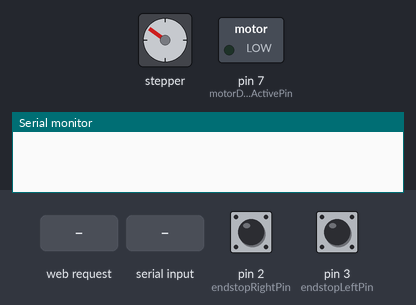
A sketch run on a simulated Arduino Uno, built for the host (arithmetic inside an expression is 32-bit, double 64-bit). On the bench: stepper motor, switched loads named in the sketch (green lamp = pin HIGH), the last lines printed to the serial monitor. Wiring (inferred from the names in the program): stepper motor driver (200 steps per turn assumed): step pin 5; direction pin 6. The inputs (shaded band) are chosen by the test bench; at power-on: pin 2 (endstopRightPin) HIGH, pin 3 (endstopLeftPin) HIGH. WiFi joins after 1.5 s; servers stay silent unless stated; pins used as bus, display or sensor lines are not drawn.

Above: at 0.8 s.
0.9 s: pin 2 (endstopRightPin) pulled LOW for 0.15 s
At 1.5 s:
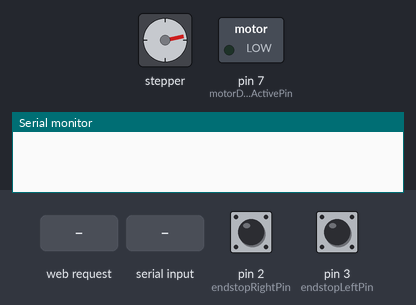
4.0 s: pin 3 (endstopLeftPin) pulled LOW for 0.15 s
At 5.1 s:
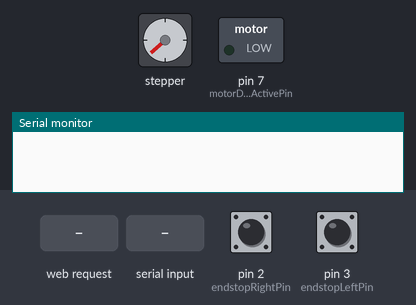
7.1 s: pin 2 (endstopRightPin) driven LOW and pin 3 (endstopLeftPin) driven LOW
10.1 s: HTTP request GET /speed received
12.2 s: "step\n" received over Serial
At 12.5 s:
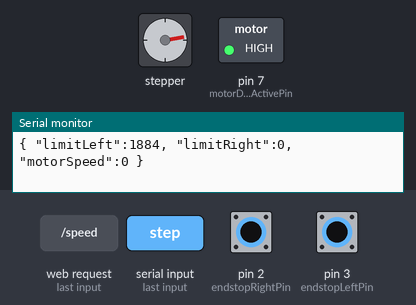
Timing chart, 0 to 14.7 s (numbered marks = the images above; inputs shaded):
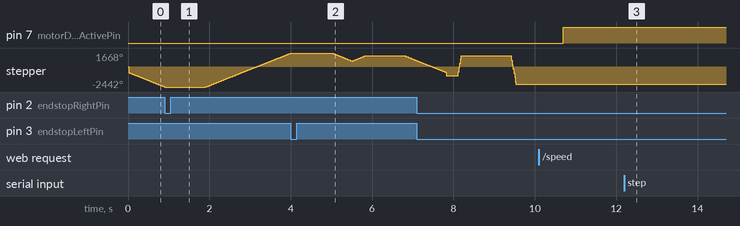

The sketch:

MotorControlWithEthernetTcp.ino
```cpp
#include <SPI.h>
#include <Ethernet.h>

// Enter a MAC address and IP address for your controller below.
// The IP address will be dependent on your local network:
byte mac[] = { 0x06, 0x47, 0x3B, 0xA8, 0xF0, 0x9B };
IPAddress ip(192, 168 ,184, 65); //<<< ENTER YOUR IP ADDRESS HERE!!!

enum movementDirections {
  MOVEMENT_LEFT,
  MOVEMENT_RIGHT
};

int motorDriverActivePin = 7;
int stepPin = 5;
int directionPin = 6;

//Endstop configuration
bool endstopEnable = true;
int endstopRightPin = 2;
int endstopLeftPin = 3;

unsigned int counter = 0;
int onTime = 0;

String command = "";
bool limitActive = true;
unsigned long limitRight = 0;
unsigned long limitLeft = 0;
int motorDirection = 0; //0 or 1 rotates the motor direction

#define RAMP_STEPS 256
#define TIMERTICKS_PER_US 1

volatile unsigned int ramp[RAMP_STEPS];
volatile byte rampIndex = 0;
volatile int motorSpeed  = 0;
volatile unsigned long steps = 0;
volatile enum movementDirections movementDirection = MOVEMENT_RIGHT;
volatile enum movementDirections nextMovementDirection = MOVEMENT_RIGHT;

EthernetServer TcpServer = EthernetServer(23);
EthernetClient client;

void setup() {
  Serial.setTimeout(50);
  Serial.begin(115200);

  Ethernet.begin(mac, ip);
  TcpServer.begin();

  pinMode(motorDriverActivePin, OUTPUT); // Motor Driver Active
  pinMode(stepPin, OUTPUT); // Motor Step
  pinMode(directionPin, OUTPUT); // Motor Direction
  pinMode(endstopRightPin, INPUT); // Endstop

  digitalWrite(directionPin, motorDirection);
  digitalWrite(motorDriverActivePin, LOW);

  //https://www.heise.de/developer/artikel/Timer-Counter-und-Interrupts-3273309.html
  noInterrupts();           // disable all interrupts
  TCCR1A = 0;               // set entire TCCR1A register to 0
  TCCR1B = 0;               // set entire TCCR1B register to 0

  TCNT1 = 65534;

  //TCCR1B |= (1 << CS10);    // 4.1ms (No Prescale)
  TCCR1B |= (1 << CS11);    // 32.8ms (Prescale = 8)
  //TCCR1B |= (1 << CS12);    // 1049.6ms (Prescale = 256)

  TIMSK1 |= (1 << TOIE1);   // enable Timer1 overflow interrupt
  interrupts();             // enable all interrupts

  //caculateAccel(3000, 1, 0.6);
  //US-17HS4401S
  caculateAccel(1600, 1, 0.25);
  //caculateAccel(1500, 1, 0.6);
  //caculateAccel(300, 1, 0.2);

  //17HS13-0404S + A4988
  //caculateAccel(100, 200, 0.05);

  initialize();
  trinamicAutomaticTuning();
}

void caculateAccel(int startDelay, int angle, float acceleration) {
  float c0 = startDelay * sqrt(2 * angle / acceleration) * 0.67703; // in us
  ramp[0] = c0 * TIMERTICKS_PER_US;
  float d = 0;
  float lastDelay = c0;

  for (int i = 1; i < RAMP_STEPS; i++) {
    d = lastDelay - (2 * lastDelay) / (4 * i + 1);
    ramp[i] = d * TIMERTICKS_PER_US;
    lastDelay = d;
  }
}

ISR(TIMER1_OVF_vect) {
  TCNT1 = 65536;

  if (rampIndex > 0) {
    onTime = ramp[rampIndex];
    TCNT1 = 65536 - onTime;

    checkLeftLimit();
    checkRightLimit();
    if (rampIndex == 0) {
      return;
    }

    //http://profhof.com/arduino-port-manipulation/
    //https://www.peterbeard.co/blog/post/why-is-arduino-digitalwrite-so-slow/
    digitalWrite(stepPin, HIGH);
    digitalWrite(stepPin, LOW);

    //stepPin = 5
    //PORTD |= B00001000;
    //PORTD &= B11110111;
    //PORTD = B00001000;
    //PORTD = B00000000;

    if (movementDirection == MOVEMENT_LEFT) {
      steps++;
    } else {
      steps--;
    }
  }

  if (movementDirection != nextMovementDirection) {
    //Slow down motor for direction switch
    if (rampIndex > 0) {
      rampIndex--;
    } else {
      switchDirection();
    }
  } else {
    //Change motor motorSpeed to a new ramp position
    if (motorSpeed > rampIndex) {
      rampIndex++;
    } else if (motorSpeed < rampIndex) {
      rampIndex--;
    }
  }
}

void loop() {

  int limitLeft = checkLeftLimit();
  int limitRight = checkRightLimit();

  if (!client) {
    client = TcpServer.available();
  }

  if (client) {
    if (client.connected()) {

      if (client.available()) {
        char dst[4];
        dst[0] = client.read();
        dst[1] = client.read();
        dst[2] = client.read();
        dst[3] = client.read();
        int nextSpeed = String(dst).toInt();
        if (nextSpeed > 0) {
          Serial.println("MOVEMENT_RIGHT");
          Serial.println(nextSpeed);
          nextMovementDirection = MOVEMENT_RIGHT;
          motorSpeed = abs(nextSpeed);
        } else {
          Serial.println("MOVEMENT_LEFT");
          Serial.println(nextSpeed);
          nextMovementDirection = MOVEMENT_LEFT;
          motorSpeed = abs(nextSpeed);
        }
      }
    } else {
      client.stop();
    }
  }

  commandProcessing();
  checkEndstops();

  //if (counter == 20000) {
  if (counter == 250) {
    Serial.println((String)"{ \"limitLeft\":" + limitLeft +  ", \"limitRight\":" + limitRight + ", \"motorSpeed\":" + motorSpeed + " }");
    counter = 0;
  }

  if (counter == 100) {
    if (client) {
      client.println((String) limitLeft +  ";" + limitRight + ";" + motorSpeed);
    }
  }

  delayMicroseconds(50);
  counter++;
}

void initialize() {
  steps = 2147483647;

  if (endstopEnable) {

    //Disable Limits
    limitActive = false;

    //Drive to right end position
    for (int i = 1; i < 2000; i++) {
      motorSpeed = 1;
      if (digitalRead(endstopRightPin) == 0) {
        motorSpeed = 0;
        delay(1000);
        break;
      }
      delay(20);
    }
    motorSpeed = 0;
    limitRight = steps + 200;

    nextMovementDirection = MOVEMENT_LEFT;

    //Drive to left end position
    for (int i = 1; i < 2000; i++) {
      motorSpeed = 1;
      if (digitalRead(endstopLeftPin) == 0) {
        motorSpeed = 0;
        delay(1000);
        break;
      }
      delay(20);
    }
    motorSpeed = 0;
    limitLeft = steps - 200;

    //Activate limits
    limitActive = true;
  }

    //Move away from limit
  nextMovementDirection = MOVEMENT_RIGHT;
  motorSpeed = 1;
  delay(500);
  motorSpeed = 0;
}

void trinamicAutomaticTuning() {
  //Trinamic Automatic Tuning TMC2208
  for (int i = 1; i <= 2; i++) {
    nextMovementDirection = MOVEMENT_LEFT;
    motorSpeed = RAMP_STEPS - 1;
    delay(1000);
    motorSpeed = 0;
    delay(300); //standstill more than 130ms
    nextMovementDirection = MOVEMENT_RIGHT;
    motorSpeed = RAMP_STEPS - 1;
    delay(1000);
    motorSpeed = 0;
    delay(300); //standstill more than 130ms
  }
}

void checkEndstops() {
  if (endstopEnable) {
    if (digitalRead(endstopRightPin) == 0) {
      digitalWrite(motorDriverActivePin, HIGH);
    }

    if (digitalRead(endstopLeftPin) == 0) {
      digitalWrite(motorDriverActivePin, HIGH);
    }
  }
}

void commandProcessing() {
  if (Serial.available() > 0) {
    command = Serial.readStringUntil('\n');

    if (command.startsWith("speed")) {
      int nextSpeed = command.substring(6).toInt();

      //Check speed is higher as max
      if (abs(nextSpeed) > RAMP_STEPS) {
        motorSpeed = 0;
        return;
      }

      if (nextSpeed > 0) {
        nextMovementDirection = MOVEMENT_RIGHT;
      } else if (nextSpeed < 0) {
        nextMovementDirection = MOVEMENT_LEFT;
      }

      motorSpeed = abs(nextSpeed);
    }

    if (command.equals("enablemotordriver")) {
      digitalWrite(motorDriverActivePin, LOW);
      return;
    }

    if (command.equals("disablemotordriver")) {
      digitalWrite(motorDriverActivePin, HIGH);
      return;
    }

    if (command.equals("limitenable")) {
      limitActive = true;
      return;
    }

    if (command.equals("limitdisable")) {
      limitActive = false;
      return;
    }

    if (command.equals("setlimitleft")) {
      limitLeft = steps;
      return;
    }

    if (command.equals("setlimitright")) {
      limitRight = steps;
      return;
    }

    if (command.equals("step")) {
      digitalWrite(stepPin, HIGH);
      digitalWrite(stepPin, LOW);
      return;
    }

    if (command.equals("ramp")) {
      Serial.print((String)"{ ramp:[");
      for (int i = 0; i < RAMP_STEPS; i++)
      {
        Serial.print((String)"" + ramp[i] + ",");
      }
      Serial.println((String)"] }");
    }

    if (command.startsWith("setramp=")) {
      //setramp=0008000 -> rampIndex 0 -> 8000
      //setramp=0017000 -> rampIndex 1 -> 7000
      //setramp=0026000 -> rampIndex 2 -> 6000
      int index = command.substring(8,11).toInt();
      int value = command.substring(11,16).toInt();
      ramp[index] = value;
    }
  }
}

int checkLeftLimit() {
  if (!limitActive) {
    return -1;
  }

  long distance = limitLeft - steps;

  if (nextMovementDirection == MOVEMENT_LEFT && distance < 400 && motorSpeed > 2) {
    int reduceSpeed = ceil(motorSpeed / 10.0);
    motorSpeed = motorSpeed - reduceSpeed;
  }

  if (movementDirection == MOVEMENT_LEFT && distance <= 0 && rampIndex != 0) {
    rampIndex = 0;
    motorSpeed = 0;
  }

  return distance;
}

int checkRightLimit() {
  if (!limitActive) {
    return -1;
  }

  long distance = steps - limitRight;

  if (nextMovementDirection == MOVEMENT_RIGHT && distance < 400 && motorSpeed > 2) {
    int reduceSpeed = ceil(motorSpeed / 10.0);
    motorSpeed = motorSpeed - reduceSpeed;
  }

  if (movementDirection == MOVEMENT_RIGHT && distance <= 0 && rampIndex != 0) {
    rampIndex = 0;
    motorSpeed = 0;
  }

  return distance;
}

void switchDirection() {
  if (movementDirection == nextMovementDirection){
    return;
  }

  if (nextMovementDirection == MOVEMENT_LEFT) {
    movementDirection = MOVEMENT_LEFT;
    digitalWrite(directionPin, !motorDirection);
    return;
  }

  movementDirection = MOVEMENT_RIGHT;
  digitalWrite(directionPin, motorDirection);
}
```
